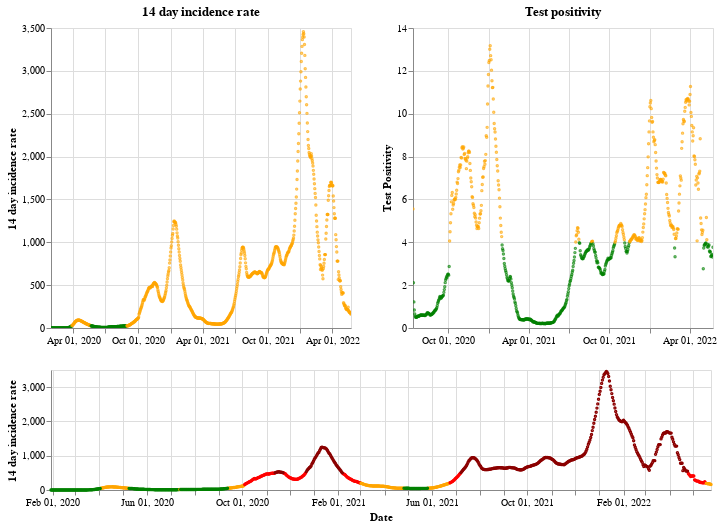

The code cell stored with this chart in its notebook:
### Markdown cell above
## England

### Code cell
plot_traffic_light('England')

### Figure 1 — Vega-Lite specification as saved in the notebook (floating-point values rounded to 4 significant figures; data arrays with more than 128 entries replaced by an {"elided": "..."} marker saying what was removed)
{"config": {"view": {"continuousWidth": 400, "continuousHeight": 300}}, "vconcat": [{"hconcat": [{"mark": {"type": "point", "size": 2}, "encoding": {"color": {"condition": {"value": "green", "test": "(datum.twoWeeklyCasesRate <= 25)"}, "value": "orange"}, "tooltip": [{"type": "nominal", "field": "areaName"}, {"type": "temporal", "field": "date"}, {"type": "quantitative", "field": "twoWeeklyCasesRate"}, {"type": "quantitative", "field": "testPositivity"}], "x": {"type": "temporal", "axis": {"title": ""}, "field": "date", "scale": {"domain": {"selection": "DateBrush"}}, "timeUnit": "yearmonthdate"}, "y": {"type": "quantitative", "axis": {"title": "14 day incidence rate"}, "field": "twoWeeklyCasesRate"}}, "title": "14 day incidence rate", "width": 300}, {"mark": {"type": "point", "size": 2}, "encoding": {"color": {"condition": {"value": "green", "test": "(datum.testPositivity <= 4)"}, "value": "orange"}, "tooltip": [{"type": "nominal", "field": "areaName"}, {"type": "temporal", "field": "date"}, {"type": "quantitative", "field": "twoWeeklyCasesRate"}, {"type": "quantitative", "field": "testPositivity"}], "x": {"type": "temporal", "axis": {"title": ""}, "field": "date", "scale": {"domain": {"selection": "DateBrush"}}, "timeUnit": "yearmonthdate"}, "y": {"type": "quantitative", "axis": {"title": "Test Positivity"}, "field": "testPositivity"}}, "title": "Test positivity", "width": 300}]}, {"layer": [{"mark": {"type": "point", "size": 2}, "encoding": {"color": {"condition": {"value": "orange", "test": "(((datum.testPositivity < 4) && (datum.twoWeeklyCasesRate >= 50)) && (datum.twoWeeklyCasesRate < 200))"}, "value": "red"}, "opacity": {"condition": {"value": 1, "test": "((datum.twoWeeklyCasesRate >= 50) && (datum.twoWeeklyCasesRate < 500))"}, "value": 0}, "tooltip": [{"type": "nominal", "field": "areaName"}, {"type": "temporal", "field": "date"}, {"type": "quantitative", "field": "twoWeeklyCasesRate"}, {"type": "quantitative", "field": "testPositivity"}], "x": {"type": "temporal", "axis": {"title": "Date"}, "field": "date", "timeUnit": "yearmonthdate"}, "y": {"type": "quantitative", "axis": {"title": "14 day incidence rate"}, "field": "twoWeeklyCasesRate"}}, "selection": {"DateBrush": {"type": "interval", "encodings": ["x"], "fields": ["Time"]}}}, {"mark": {"type": "point", "size": 2}, "encoding": {"color": {"value": "darkred"}, "opacity": {"condition": {"value": 1, "test": "(datum.twoWeeklyCasesRate >= 500)"}, "value": 0}, "tooltip": [{"type": "nominal", "field": "areaName"}, {"type": "temporal", "field": "date"}, {"type": "quantitative", "field": "twoWeeklyCasesRate"}, {"type": "quantitative", "field": "testPositivity"}], "x": {"type": "temporal", "axis": {"title": "Date"}, "field": "date", "timeUnit": "yearmonthdate"}, "y": {"type": "quantitative", "axis": {"title": "14 day incidence rate"}, "field": "twoWeeklyCasesRate"}}}, {"mark": {"type": "point", "size": 2}, "encoding": {"color": {"condition": {"value": "green", "test": "((datum.testPositivity < 4) && (datum.twoWeeklyCasesRate < 50))"}, "value": "orange"}, "opacity": {"condition": {"value": 1, "test": "(datum.twoWeeklyCasesRate < 50)"}, "value": 0}, "tooltip": [{"type": "nominal", "field": "areaName"}, {"type": "temporal", "field": "date"}, {"type": "quantitative", "field": "twoWeeklyCasesRate"}, {"type": "quantitative", "field": "testPositivity"}], "x": {"type": "temporal", "axis": {"title": "Date"}, "field": "date", "timeUnit": "yearmonthdate"}, "y": {"type": "quantitative", "axis": {"title": "14 day incidence rate"}, "field": "twoWeeklyCasesRate"}}}], "height": 120, "width": 660}], "data": {"name": "data-b7883e8c07a942e31ba61329ea637c57"}, "$schema": "https://vega.github.io/schema/vega-lite/v4.8.1.json", "datasets": {"data-b7883e8c07a942e31ba61329ea637c57": {"elided": "846 records"}}}
